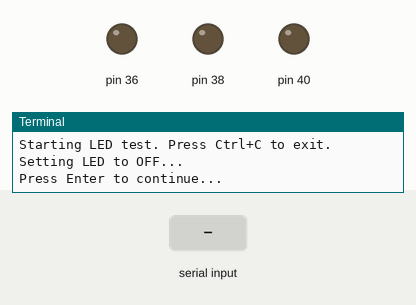
Simulated run of this program. Board: Raspberry Pi (header pin numbers). On the bench: output pins drawn as LEDs (lit = HIGH), the last lines printed to the terminal. Inputs (shaded band) come from the test bench.

Above: at 1.2 s.
1.3 s: "1" typed at the terminal, then Enter
At 1.7 s:
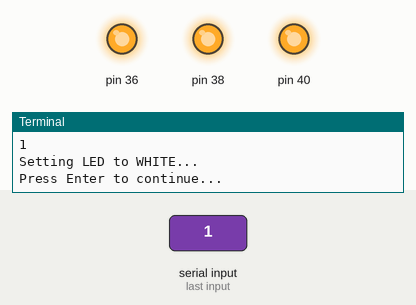
2.8 s: "0" typed at the terminal, then Enter
At 4.0 s:
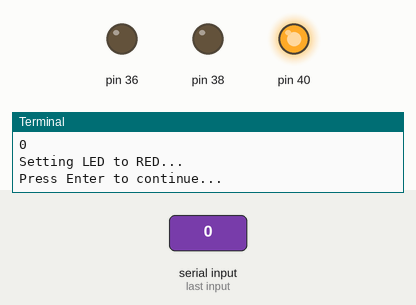
4.3 s: "2" typed at the terminal, then Enter
At 5.2 s:
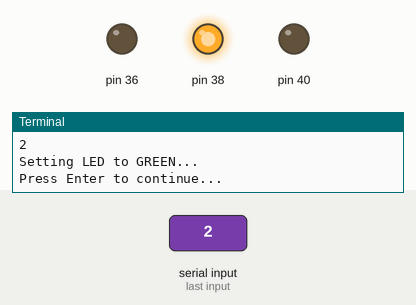
5.8 s: "1" typed at the terminal, then Enter
At 6.3 s:
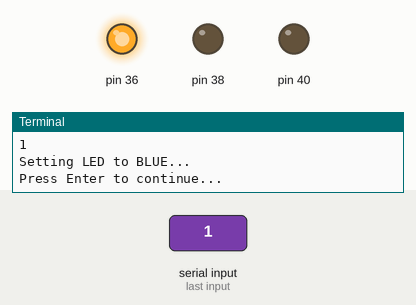
7.3 s: "0" typed at the terminal, then Enter
At 8.5 s:
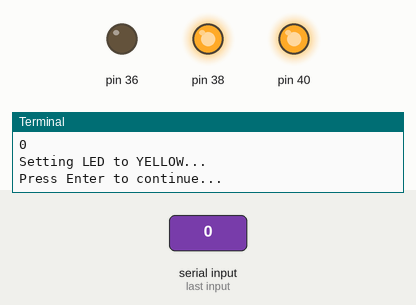
8.8 s: "2" typed at the terminal, then Enter
At 9.8 s:
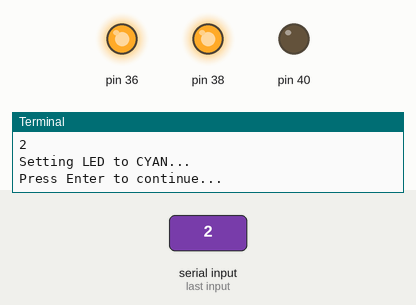
Timing chart, 0 to 11.3 s (numbered marks = the images above; inputs shaded):
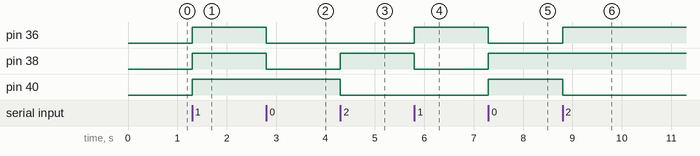

The program:

led_test.py
```python
"""
Name: led_test.py
Description: A simple test script to verify that the RGB LED is working correctly. Cycles through the supported colors with user input.
Author: Riley Meyerkorth
Creation Date: 24 February 2026
"""

from src.controller import LEDController

def main():
    """
    Runs a simple test to cycle through the colors of the RGB LED. This function will block until the user interrupts it.
    """
    c = LEDController()

    print("Starting LED test. Press Ctrl+C to exit.")
    try:
        while True:
            for color in c.supportedColors():
                name = color.name
                print(f"Setting LED to {name}...")
                c.setColor(color)
                input("Press Enter to continue...")
            print("Cycle complete. Starting over...")
    except KeyboardInterrupt:
        pass
    finally:
        c.cleanup()

if __name__ == "__main__":
    main()
```

controller.py
```python
"""
Name: controller.py
Description: The main controller for the RGB LED. This class provides functions to set the color of the LED and to clean up the GPIO pins when the program is exiting.
Author: Riley Meyerkorth
Creation Date: 24 February 2026
"""

from RPi import GPIO # type: ignore
from src.constants import PIN_LED_BLUE, PIN_LED_GREEN, PIN_LED_RED
from src.enums import LEDColor

class LEDController:
    """
    The main class to control the LEDs for the polypod.
    """

    def __init__(self, red_pin=PIN_LED_RED, green_pin=PIN_LED_GREEN, blue_pin=PIN_LED_BLUE):
        self._redPin = red_pin
        self._greenPin = green_pin
        self._bluePin = blue_pin

        self._color: LEDColor = LEDColor.OFF

        self._setup()
        # Ensure GPIO outputs match the initial OFF state
        self.setColor(self._color)

    def _setup(self):
        """
        Sets up the GPIO pins for the RGB LED. This function should be called before using the LED functions.
        """
        GPIO.setmode(GPIO.BOARD)
        GPIO.setup(self._redPin, GPIO.OUT)
        GPIO.setup(self._bluePin, GPIO.OUT)
        GPIO.setup(self._greenPin, GPIO.OUT)

    def cleanup(self):
        """
        Cleans up the GPIO pins used by this controller. This function should be called when the program is exiting to ensure that the GPIO pins are reset to a safe state without affecting unrelated GPIO channels.
        """
        GPIO.cleanup([self._redPin, self._greenPin, self._bluePin])

    def color(self) -> LEDColor:
        """
        Get the current color of the RGB LED.
        :return: The current color of the RGB LED.
        """
        return self._color

    def setColor(self, color: LEDColor):
        """
        Set the color of the RGB LED by controlling the state of each color pin.
        :param color: The color to set the RGB LED to.
        """
        self._color = color
        red, green, blue = color.value
        GPIO.output(self._redPin, GPIO.HIGH if red else GPIO.LOW)
        GPIO.output(self._greenPin, GPIO.HIGH if green else GPIO.LOW)
        GPIO.output(self._bluePin, GPIO.HIGH if blue else GPIO.LOW)

    def supportedColors(self) -> list[LEDColor]:
        """
        Get a list of all supported colors that the RGB LED can display.
        :return: A list of all supported colors that the RGB LED can display.
        """
        return list(LEDColor)
```

constants.py
```python
"""
Name: constants.py
Description: This file contains the constants used by the LED controller. These constants include the GPIO pin numbers for the RGB LED.
Author: Riley Meyerkorth
Creation Date: 24 February 2026
"""

# These pin numbers are based on the board's numbering scheme
# good website: https://pinout.xyz/
PIN_LED_RED = 40 # aka GPIO 21
PIN_LED_GREEN = 38 # aka GPIO 20
PIN_LED_BLUE = 36 # aka GPIO 16
```

enums.py
```python
"""
Name: enums.py
Description: This file contains the enums used by the LED controller. These enums represent the different colors that the RGB LED can display.
Author: Riley Meyerkorth
Creation Date: 24 February 2026
"""

from enum import Enum

RGBColor = tuple[bool, bool, bool] # (red, green, blue)

class LEDColor(Enum):
    """
    Represents the different colors that the RGB LED can display.
    Each color represented by a tuple of booleans (RGB) where True means the LED is on and False means it is off.
    TODO: Maybe could include digital potentiometer values for brightness control in the future? Could get way more complex colors.
    """
    OFF: RGBColor = (False, False, False)
    WHITE: RGBColor = (True, True, True)
    RED: RGBColor = (True, False, False)
    GREEN: RGBColor = (False, True, False)
    BLUE: RGBColor = (False, False, True)
    YELLOW: RGBColor = (True, True, False)
    CYAN: RGBColor = (False, True, True)
    MAGENTA: RGBColor = (True, False, True)
```

Measured:
- after the input at 1.3 s, pin 36, pin 38, pin 40: LOW → HIGH at once
- after the input at 2.8 s, pin 36, pin 38: HIGH → LOW at once
- after the input at 4.3 s, pin 38: LOW → HIGH at once; pin 40: HIGH → LOW at once
- after the input at 5.8 s, pin 36: LOW → HIGH at once; pin 38: HIGH → LOW at once
- after the input at 7.3 s, pin 36: HIGH → LOW at once; pin 38, pin 40: LOW → HIGH at once
- after the input at 8.8 s, pin 36: LOW → HIGH at once; pin 40: HIGH → LOW at once
